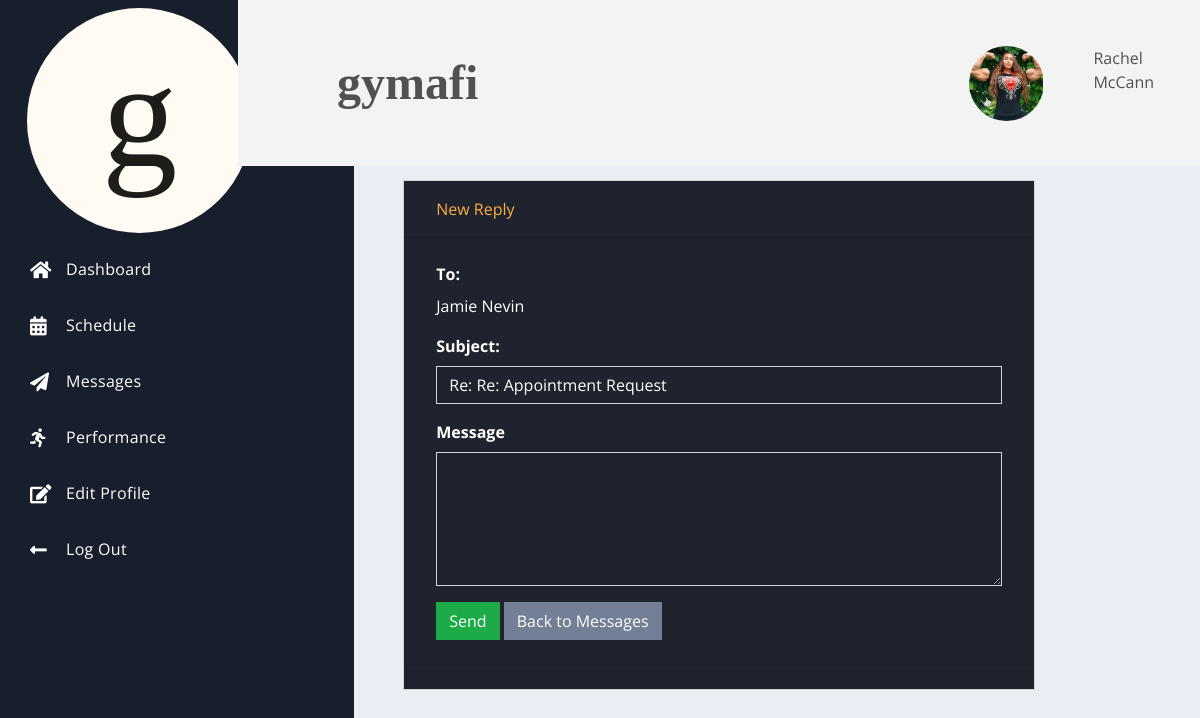
The page /replymessage.php?id=89 (signed in) on the database its author committed.
### tables this page shows
CREATE TABLE `profile_img` (
  `img_id` int(11) NOT NULL,
  `img_path` varchar(200) NOT NULL DEFAULT '/gymafi/profileimg/placeholderimg.jpeg'
);

CREATE TABLE `users` (
  `id` int(11) NOT NULL,
  `username` varchar(100) DEFAULT NULL,
  `first_name` varchar(200) DEFAULT NULL,
  `last_name` varchar(200) DEFAULT NULL,
  `postcode` varchar(200) DEFAULT NULL,
  `house_number` varchar(255) DEFAULT NULL,
  `phone_number` varchar(14) DEFAULT NULL,
  `email` varchar(100) NOT NULL,
  `pword` varchar(100) NOT NULL,
  `is_admin` int(1) DEFAULT 0,
  `ass_coach_id` int(11) DEFAULT 100,
  `user_status` int(11) NOT NULL DEFAULT 0,
  `date_created` datetime NOT NULL DEFAULT current_timestamp()
);

CREATE TABLE `messages` (
  `id` int(11) NOT NULL,
  `subject` varchar(255) NOT NULL,
  `message` varchar(255) NOT NULL,
  `sender_id` int(11) NOT NULL,
  `recipient_id` int(11) NOT NULL,
  `created` datetime NOT NULL DEFAULT current_timestamp()
);

### replymessage.php (the view, shortened to what this page needs)
<?php
    include('conn.php');
    if(!isset($_SESSION['keep_username'])) {
        header('location: index.php');
    } else {
        $id = $_SESSION['keep_id'];
    }
    $read = "SELECT * FROM users WHERE id = $id";
            $result = $conn->query($read);
            while($row = $result->fetch_assoc()) {
                $get_first_name = $row['first_name'];
                $get_last_name = $row['last_name'];
            }
?>
<!DOCTYPE html>
<html lang="en">
<head>
    <link rel="stylesheet" href="https://use.fontawesome.com/releases/v5.4.1/css/all.css">
    <link rel="stylesheet" href="/gymafi/css/spur.css">
    <link rel="stylesheet" href="/gymafi/stylesheet.css">
</head>
<body>
    <div class="dash">
        <div class="dash-nav dash-nav-dark">
            <header>
                <a href="dash.php">
                    <img src="/gymafi/img/gymafi_logo_circle.svg"
                            width="75%" height="75%" class="d-inline-block align-top" alt="">
                </a>
            </header>
            <nav class="dash-nav-list">
                <a href="dash.php" class="dash-nav-item">
                    <i class="fas fa-home"></i> Dashboard </a>
                <a href="schedule.php" class="dash-nav-item">
                    <i class="fas fa-calendar-alt"></i> Schedule </a>
                <a href="messages.php" class="dash-nav-item">
                    <i class="fas fa-paper-plane"></i> Messages </a>
                <a href="performance.php" class="dash-nav-item">
                    <i class="fas fa-running"></i> Performance </a>
                <a href="profile.php" class="dash-nav-item">
                    <i class="fas fa-edit"></i> Edit Profile </a>
                <a href="#!" class="dash-nav-item" data-toggle="modal" data-target="#logoutmodal">
                    <i class="fas fa-long-arrow-alt-left"></i> Log Out </a>
            </nav>
        </div>
        <div class="dash-app">
            <header class="dash-toolbar">
                <div class="tools">
                    <div class="dropdown tools-item">
                    </div>
                </div>
                <div class="col">
                    <a class="navbar-brand font-weight-bold mytitle">gymafi</a>
                </div>
                <div class="row">
                    <?php
                        $img = "SELECT img_path FROM profile_img INNER JOIN users ON profile_img.img_id = users.id WHERE users.id = $id";
                        $displayimg = $conn->query($img);
                        $numrows = $displayimg->num_rows;
                        if ($numrows == 0) {
                            echo '<div class="col">
                                '.$get_first_name.' '.$get_last_name.'
                            </div>';
                        } else {
                            while($row=$displayimg->fetch_assoc()) {
                                $imgdata = $row['img_path'];
                            }
                            echo '
                                <div class="row">
                                    <div class="col">
                                        <a href="profile.php"><img class="myprofilepic" style="width:75px;height:75px;border-radius:50%" src="'.$imgdata.'"></a>
                                    </div>
                                    <div class="col">
                                        <p>'.$get_first_name.' '.$get_last_name.'</p>
                                    </div>
                                </div>
                            ';
                        }
                    ?>
                </div>
            </header>
            <main class="dash-content pt-5 mt-5">
                <div class="container">
                    <?php
                        if(isset($_GET['id'])) {
                            $message_id = $_GET['id'];
                        }
                        $infoquery = "SELECT * FROM messages WHERE id = $message_id";
                        $inforesult = $conn->query($infoquery);
                        while($row=$inforesult->fetch_assoc()) {
                            $subject = $row['subject'];
                            $sender_id = $row['sender_id'];
                        }
                        $readsendername = "SELECT first_name, last_name FROM users WHERE id = $sender_id";
                        $resultsendername = $conn->query($readsendername);
                        while($row=$resultsendername->fetch_assoc()) {
                        $senderfirstname = $row['first_name'];
                        $senderlastname = $row['last_name'];
                        }
                        ?>
                        <div class="container w-75">
                            <div class="card spur-card bg-dark text-white">
                                <div class="card-header bg-dark text-warning">
                                    New Reply
                                </div>
                                <div class="card-body">
                                    <form action="messages.php" method="POST">
                                        <div class="form-group">
                                            <label for="coachselect"><strong>To: </strong></label>
                                            <?php echo '<p>'.$senderfirstname.' '.$senderlastname.'</p>';?>
                                        </div>
                                        <div class="form-group">
                                            <label for="subject"><strong>Subject:</strong></label>
                                            <input name="messagesubject" type="text" class="form-control bg-dark text-white" id="subject" value="Re: <?php echo $subject; ?>">
                                        </div>
                                        <div class="form-group">
                                            <label for="messagebody"><strong>Message</strong></label>
                                            <textarea name="messagetosend" class="form-control bg-dark text-white" id="messagebody" rows="5" autofocus></textarea>
                                        </div>
                                        <button name="sendmessage" type="submit" class="btn btn-success">Send</button>
                                        <a href="messages.php" class="btn btn-secondary">Back to Messages</a>
                                    </form>
                                </div>
                                <div class="card-footer text-muted">
                                </div>
                            </div>
                        </div>
                </div>
            </main>
        </div>
    </div>
</body>
</html>

### stylesheet.css (style rules this page uses)
html { font-family: -apple-system, BlinkMacSystemFont, 'Segoe UI', Roboto, Oxygen, Ubuntu, Cantarell, 'Open Sans', 'Helvetica Neue', sans-serif; }
.navbar-brand { padding: 0 15px; height: 150px; line-height: 150px; }
.mytitle { font-family: 'Times New Roman', Times, serif; font-size: 3em; }
.myprofilepic { object-fit: contain; }

### rows shown on the page
profile_img: img_path (picture)
users: first_name "Rachel", last_name "McCann"
users: first_name "Jamie", last_name "Nevin"
messages: messagesubject "Re: Re: Appointment Request"
